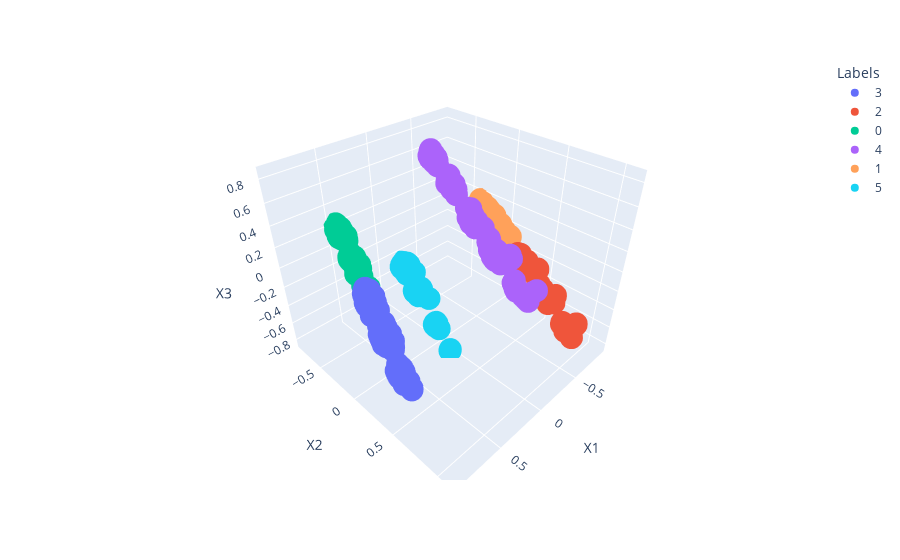

Source (notebook cell):
### Code cell
fig.show()

### Figure 1 — Plotly figure (JSON) as saved in the notebook; plotly's stock layout.template omitted (floating-point values rounded to 4 significant figures; data arrays with more than 128 entries replaced by an {"elided": "..."} marker saying what was removed)
{"data": [{"hovertemplate": "Labels=3<br>X1=%{x}<br>X2=%{y}<br>X3=%{z}<extra></extra>", "legendgroup": "3", "marker": {"color": "#636efa", "symbol": "circle"}, "mode": "markers", "name": "3", "scene": "scene", "showlegend": true, "x": {"elided": "517 float values"}, "y": {"elided": "517 float values"}, "z": {"elided": "517 float values"}, "type": "scatter3d"}, {"hovertemplate": "Labels=2<br>X1=%{x}<br>X2=%{y}<br>X3=%{z}<extra></extra>", "legendgroup": "2", "marker": {"color": "#EF553B", "symbol": "circle"}, "mode": "markers", "name": "2", "scene": "scene", "showlegend": true, "x": {"elided": "306 float values"}, "y": {"elided": "306 float values"}, "z": {"elided": "306 float values"}, "type": "scatter3d"}, {"hovertemplate": "Labels=0<br>X1=%{x}<br>X2=%{y}<br>X3=%{z}<extra></extra>", "legendgroup": "0", "marker": {"color": "#00cc96", "symbol": "circle"}, "mode": "markers", "name": "0", "scene": "scene", "showlegend": true, "x": {"elided": "312 float values"}, "y": {"elided": "312 float values"}, "z": {"elided": "312 float values"}, "type": "scatter3d"}, {"hovertemplate": "Labels=4<br>X1=%{x}<br>X2=%{y}<br>X3=%{z}<extra></extra>", "legendgroup": "4", "marker": {"color": "#ab63fa", "symbol": "circle"}, "mode": "markers", "name": "4", "scene": "scene", "showlegend": true, "x": {"elided": "257 float values"}, "y": {"elided": "257 float values"}, "z": {"elided": "257 float values"}, "type": "scatter3d"}, {"hovertemplate": "Labels=1<br>X1=%{x}<br>X2=%{y}<br>X3=%{z}<extra></extra>", "legendgroup": "1", "marker": {"color": "#FFA15A", "symbol": "circle"}, "mode": "markers", "name": "1", "scene": "scene", "showlegend": true, "x": {"elided": "430 float values"}, "y": {"elided": "430 float values"}, "z": {"elided": "430 float values"}, "type": "scatter3d"}, {"hovertemplate": "Labels=5<br>X1=%{x}<br>X2=%{y}<br>X3=%{z}<extra></extra>", "legendgroup": "5", "marker": {"color": "#19d3f3", "symbol": "circle"}, "mode": "markers", "name": "5", "scene": "scene", "showlegend": true, "x": {"elided": "178 float values"}, "y": {"elided": "178 float values"}, "z": {"elided": "178 float values"}, "type": "scatter3d"}], "layout": {"scene": {"domain": {"x": [0, 1], "y": [0, 1]}, "xaxis": {"title": {"text": "X1"}}, "yaxis": {"title": {"text": "X2"}}, "zaxis": {"title": {"text": "X3"}}}, "legend": {"title": {"text": "Labels"}, "tracegroupgap": 0}, "margin": {"t": 60}}}
